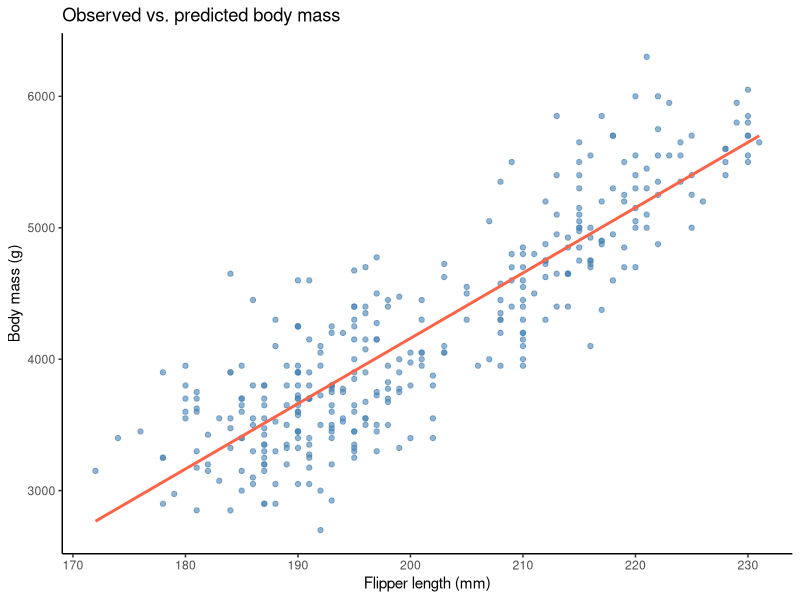
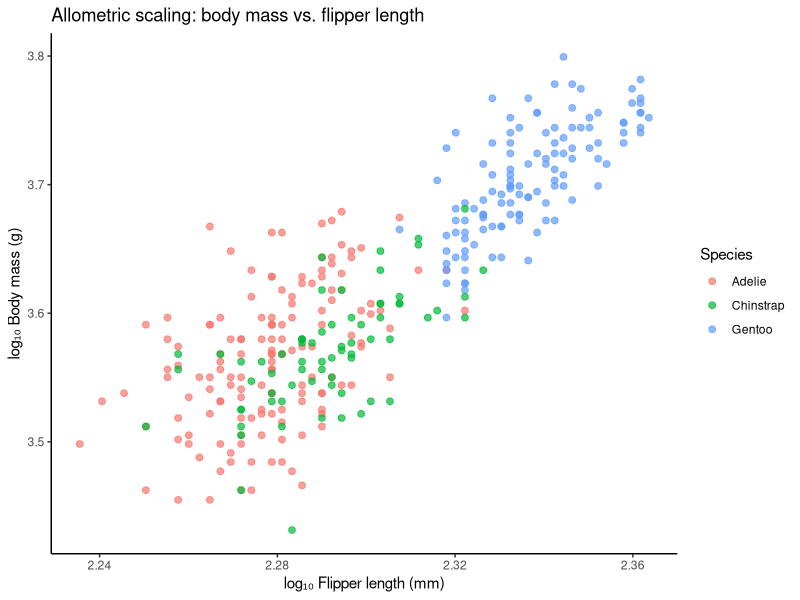

Here is the R script that generated these plots, in order:
# =============================================================================
# 05_mutate.R
# UMD Biostatistics — Bill Perry
# Reference script: creating and transforming columns with mutate()
# Focus: ecological and biological math — logarithms, exponents, unit
# conversions, ratios, and applying regression equations to data frames.
# =============================================================================

# ── Packages ──────────────────────────────────────────────────────────────────
library(tidyverse)
library(palmerpenguins)


# ── 1. THE BASICS ─────────────────────────────────────────────────────────────

# mutate() adds new columns or overwrites existing ones.
# New columns can reference any column already in the data frame.

penguins |>
  mutate(mass_kg = body_mass_g / 1000)

# Multiple new columns in one mutate() call — later columns can use earlier ones
penguins |>
  mutate(
    mass_kg       = body_mass_g / 1000,
    flipper_m     = flipper_length_mm / 1000,
    mass_per_flip = mass_kg / flipper_m    # uses the two columns just created
  )


# ── 2. SIMPLE ARITHMETIC ──────────────────────────────────────────────────────

penguins |>
  mutate(
    mass_kg        = body_mass_g / 1000,           # unit conversion
    bill_ratio     = bill_length_mm / bill_depth_mm, # length:depth ratio
    bill_area_mm2  = bill_length_mm * bill_depth_mm, # rough bill area proxy
    mass_centered  = body_mass_g - mean(body_mass_g, na.rm = TRUE), # centre
    mass_scaled    = scale(body_mass_g)              # z-score (mean=0, sd=1)
  )


# ── 3. LOGARITHMS — THE MOST IMPORTANT TRANSFORMATION IN ECOLOGY ──────────────

# In ecology: species-area relationships, metabolic scaling, allometric growth,
# abundance distributions — all routinely log-transformed before analysis.

penguins |>
  mutate(
    log10_mass = log10(body_mass_g),   # base-10 log  — most intuitive
    ln_mass    = log(body_mass_g),     # natural log (base e) — used in models
    log2_mass  = log2(body_mass_g)     # base-2 — used in some genetics contexts
  )

# ⚠️  log() in R is the NATURAL log (base e), NOT base-10.
#     log10() is base-10. Always check which one you mean.

# Undo a log transformation (back-transform):
penguins |>
  mutate(
    log10_mass    = log10(body_mass_g),
    mass_back     = 10 ^ log10_mass,     # undo log10
    ln_mass       = log(body_mass_g),
    mass_back_ln  = exp(ln_mass)         # undo natural log
  )


# ── 4. EXPONENTS AND POWERS ───────────────────────────────────────────────────

# Metabolic scaling: metabolic rate ~ mass^0.75  (Kleiber's Law)
# Surface area ~ length^2,  volume ~ length^3

penguins |>
  mutate(
    mass_kg       = body_mass_g / 1000,
    metabolic_est = mass_kg ^ 0.75,          # Kleiber scaling
    flipper_area  = flipper_length_mm ^ 2,   # area proxy
    flipper_vol   = flipper_length_mm ^ 3    # volume proxy
  )

# sqrt() is the same as ^ 0.5 — sometimes used for count data
penguins |>
  mutate(sqrt_mass = sqrt(body_mass_g))


# ── 5. APPLYING A REGRESSION EQUATION: y = mx + b ───────────────────────────

# You ran a linear regression and got:
#   body_mass_g = 49.7 * flipper_length_mm - 5781
# Use mutate() to apply that equation to every row:

penguins |>
  mutate(
    mass_predicted = 49.7 * flipper_length_mm - 5781
  )

# Then add the predicted values to a plot:
penguins |>
  mutate(mass_predicted = 49.7 * flipper_length_mm - 5781) |>
  ggplot(aes(x = flipper_length_mm)) +
  geom_point(aes(y = body_mass_g), color = "steelblue", alpha = 0.6) +
  geom_line(aes(y = mass_predicted), color = "tomato", linewidth = 1) +
  labs(
    x     = "Flipper length (mm)",
    y     = "Body mass (g)",
    title = "Observed vs. predicted body mass"
  ) +
  theme_classic()

# Log-log regression (allometric):  log10(y) = a + b * log10(x)
# Back-transform the predicted log values to the original scale:
# slope = 1.52, intercept = -3.41
penguins |>
  mutate(
    log10_flip     = log10(flipper_length_mm),
    log10_mass_hat = -3.41 + 1.52 * log10_flip,
    mass_predicted = 10 ^ log10_mass_hat          # back-transform
  )


# ── 6. CONDITIONAL COLUMNS WITH if_else() ────────────────────────────────────

# Create a binary category from a numeric threshold
penguins |>
  mutate(
    size_class = if_else(body_mass_g >= 4000, "large", "small")
  )

# Three or more categories — nest if_else() or use case_when()
penguins |>
  mutate(
    size_class = case_when(
      body_mass_g >= 5000              ~ "large",
      body_mass_g >= 3500              ~ "medium",
      body_mass_g <  3500              ~ "small",
      .default                         = "unknown"   # catches NA
    )
  )


# ── 7. WORKING WITH CHARACTER AND FACTOR COLUMNS ──────────────────────────────

# Convert character to factor (needed for many stat functions)
penguins |>
  mutate(species = as.factor(species))

# Recode factor levels
penguins |>
  mutate(
    species_short = recode(species,
      "Adelie"    = "ADE",
      "Chinstrap" = "CHI",
      "Gentoo"    = "GEN"
    )
  )

# Create a factor with a specific level order (controls plot axis order)
penguins |>
  mutate(
    species = factor(species, levels = c("Gentoo", "Chinstrap", "Adelie"))
  )


# ── 8. OVERWRITING AN EXISTING COLUMN ────────────────────────────────────────

# Use the same column name on the left to replace it in place
# Common use: fixing a column type that imported wrong

penguins |>
  mutate(year = as.factor(year))     # treat year as a category, not a number


# ── 9. COMPLETE PIPELINE — ECOLOGICAL EXAMPLE ─────────────────────────────────

# Bill shape index, log-transform for analysis, size classification
penguins_analysis <- penguins |>
  drop_na() |>
  mutate(
    bill_ratio   = bill_length_mm / bill_depth_mm,
    log10_mass   = log10(body_mass_g),
    log10_flip   = log10(flipper_length_mm),
    size_class   = case_when(
      body_mass_g >= 5000 ~ "large",
      body_mass_g >= 3500 ~ "medium",
      TRUE                ~ "small"
    ),
    species = factor(species, levels = c("Adelie", "Chinstrap", "Gentoo"))
  ) |>
  select(species, sex, bill_ratio, log10_mass, log10_flip, size_class)

glimpse(penguins_analysis)

# Log-log scatter plot — classic allometric plot
ggplot(penguins_analysis, aes(x = log10_flip, y = log10_mass, color = species)) +
  geom_point(size = 2, alpha = 0.7) +
  labs(
    title = "Allometric scaling: body mass vs. flipper length",
    x     = "log₁₀ Flipper length (mm)",
    y     = "log₁₀ Body mass (g)",
    color = "Species"
  ) +
  theme_classic()

# =============================================================================
# END OF FILE
# =============================================================================
